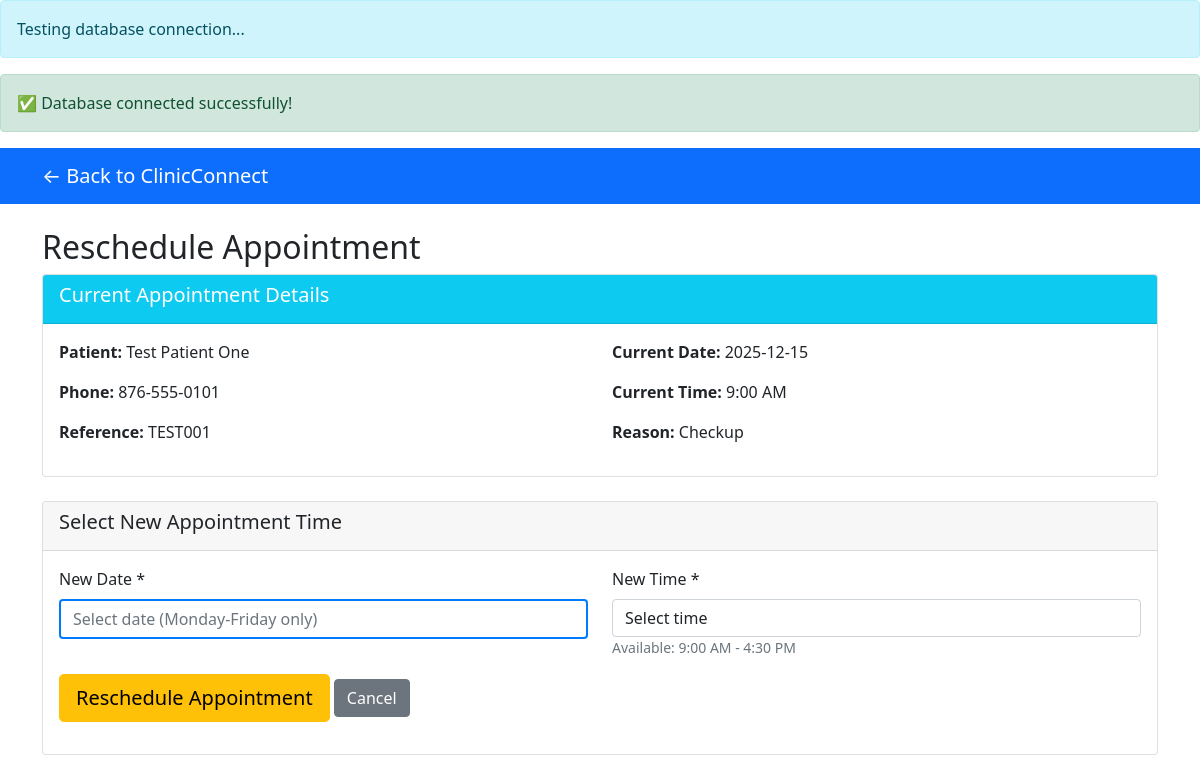
Screenshot of /booking/schedule.php?ref=TEST001 with the database file from the repository.
### tables this page shows
CREATE TABLE `appointments` (
  `id` int(11) NOT NULL,
  `patient_name` varchar(255) NOT NULL,
  `patient_email` varchar(255) DEFAULT NULL,
  `patient_phone` varchar(20) DEFAULT NULL,
  `appointment_date` date NOT NULL,
  `appointment_time` time NOT NULL,
  `reason` text DEFAULT NULL,
  `status` varchar(20) DEFAULT 'booked',
  `booking_reference` varchar(50) DEFAULT NULL,
  `created_at` timestamp NOT NULL DEFAULT current_timestamp(),
  `reminder_sent` tinyint(1) DEFAULT 0,
  `reminder_sent_at` datetime DEFAULT NULL
);

### booking/schedule.php (the view, shortened to what this page needs)
<?php
include '../includes/config.php';
$appointment = null;
if (isset($_GET['ref'])) {
    $booking_ref = $_GET['ref'];
    $stmt = $pdo->prepare("SELECT * FROM appointments WHERE booking_reference = ? AND status = 'booked'");
    $stmt->execute([$booking_ref]);
    $appointment = $stmt->fetch();
} else {
    $error_message = "<div class='alert alert-danger'>No booking reference provided.</div>";
}
?>
<!DOCTYPE html>
<html lang="en">
<head>
    <link href="https://cdn.jsdelivr.net/npm/bootstrap@5.1.3/dist/css/bootstrap.min.css" rel="stylesheet">
    <link rel="stylesheet" href="https://cdn.jsdelivr.net/npm/flatpickr/dist/flatpickr.min.css">
</head>
<body>
    <nav class="navbar navbar-expand-lg navbar-dark bg-primary">
        <div class="container">
            <a class="navbar-brand" href="../index.php">← Back to ClinicConnect</a>
        </div>
    </nav>
    <div class="container mt-4">
        <h2>Reschedule Appointment</h2>
        <?php if ($appointment): ?>
        <div class="card">
            <div class="card-header bg-info text-white">
                <h5>Current Appointment Details</h5>
            </div>
            <div class="card-body">
                <div class="row">
                    <div class="col-md-6">
                        <p><strong>Patient:</strong> <?= htmlspecialchars($appointment['patient_name']); ?></p>
                        <p><strong>Phone:</strong> <?= htmlspecialchars($appointment['patient_phone']); ?></p>
                        <p><strong>Reference:</strong> <?= $appointment['booking_reference']; ?></p>
                    </div>
                    <div class="col-md-6">
                        <p><strong>Current Date:</strong> <?= $appointment['appointment_date']; ?></p>
                        <p><strong>Current Time:</strong> <?= date('g:i A', strtotime($appointment['appointment_time'])); ?></p>
                        <p><strong>Reason:</strong> <?= htmlspecialchars($appointment['reason']); ?></p>
                    </div>
                </div>
            </div>
        </div>
        <div class="card mt-4">
            <div class="card-header">
                <h5>Select New Appointment Time</h5>
            </div>
            <div class="card-body">
                <form method="POST">
                    <div class="row">
                        <div class="col-md-6">
                            <div class="mb-3">
                                <label class="form-label">New Date *</label>
                                <input type="text"
                                       name="appointment_date"
                                       class="form-control calendar-input"
                                       required
                                       id="appointmentDate"
                                       placeholder="Select date (Monday-Friday only)"
                                       readonly>
                            </div>
                        </div>
                        <div class="col-md-6">
                            <div class="mb-3">
                                <label class="form-label">New Time *</label>
                                <select name="appointment_time" class="form-control" required>
                                    <option value="">Select time</option>
                                </select>
                                <small class="text-muted">Available: 9:00 AM - 4:30 PM</small>
                            </div>
                        </div>
                    </div>
                    <button type="submit" name="reschedule_appointment" value="1" class="btn btn-warning btn-lg">Reschedule Appointment</button>
                    <a href="../index.php" class="btn btn-secondary">Cancel</a>
                </form>
            </div>
        </div>
        <?php endif; ?>
    </div>
</body>
</html>

### booking/schedule.php (style rules this page uses)
.calendar-input { background: white !important; border: 2px solid #007bff !important; color: #007bff !important; }

### rows the page displays
appointments: patient_name "Test Patient One", patient_phone "876-555-0101", booking_reference "TEST001", appointment_date "2025-12-15", appointment_time "9:00 AM", reason "Checkup"
